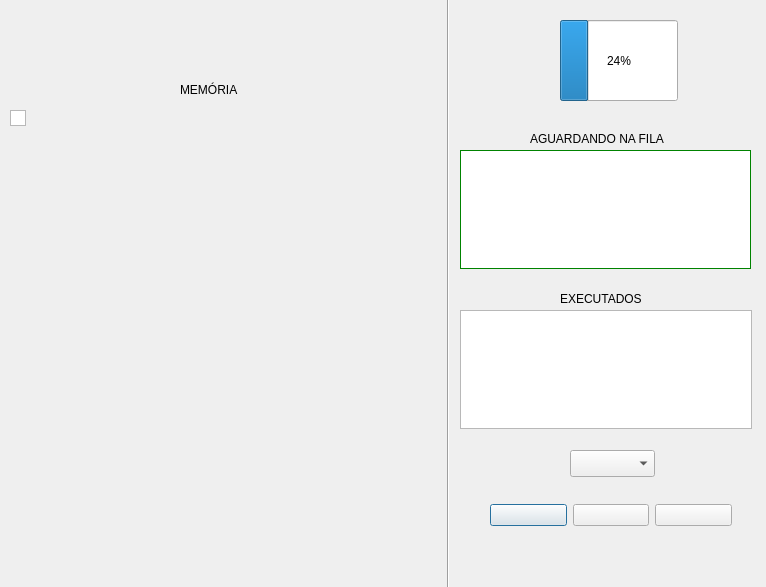
<?xml version="1.0" encoding="UTF-8"?>
<ui version="4.0">
 <class>Dialog</class>
 <widget class="QDialog" name="Dialog">
  <property name="geometry">
   <rect>
    <x>0</x>
    <y>0</y>
    <width>766</width>
    <height>587</height>
   </rect>
  </property>
  <property name="windowTitle">
   <string>Escalonador</string>
  </property>
  <widget class="QTextBrowser" name="texto2">
   <property name="geometry">
    <rect>
     <x>460</x>
     <y>150</y>
     <width>291</width>
     <height>119</height>
    </rect>
   </property>
   <property name="palette">
    <palette>
     <active>
      <colorrole role="WindowText">
       <brush brushstyle="SolidPattern">
        <color alpha="255">
         <red>0</red>
         <green>0</green>
         <blue>0</blue>
        </color>
       </brush>
      </colorrole>
      <colorrole role="Button">
       <brush brushstyle="SolidPattern">
        <color alpha="255">
         <red>0</red>
         <green>170</green>
         <blue>0</blue>
        </color>
       </brush>
      </colorrole>
      <colorrole role="Light">
       <brush brushstyle="SolidPattern">
        <color alpha="255">
         <red>0</red>
         <green>255</green>
         <blue>0</blue>
        </color>
       </brush>
      </colorrole>
      <colorrole role="Midlight">
       <brush brushstyle="SolidPattern">
        <color alpha="255">
         <red>0</red>
         <green>212</green>
         <blue>0</blue>
        </color>
       </brush>
      </colorrole>
      <colorrole role="Dark">
       <brush brushstyle="SolidPattern">
        <color alpha="255">
         <red>0</red>
         <green>85</green>
         <blue>0</blue>
        </color>
       </brush>
      </colorrole>
      <colorrole role="Mid">
       <brush brushstyle="SolidPattern">
        <color alpha="255">
         <red>0</red>
         <green>113</green>
         <blue>0</blue>
        </color>
       </brush>
      </colorrole>
      <colorrole role="Text">
       <brush brushstyle="SolidPattern">
        <color alpha="255">
         <red>0</red>
         <green>0</green>
         <blue>0</blue>
        </color>
       </brush>
      </colorrole>
      <colorrole role="BrightText">
       <brush brushstyle="SolidPattern">
        <color alpha="255">
         <red>255</red>
         <green>255</green>
         <blue>255</blue>
        </color>
       </brush>
      </colorrole>
      <colorrole role="ButtonText">
       <brush brushstyle="SolidPattern">
        <color alpha="255">
         <red>0</red>
         <green>0</green>
         <blue>0</blue>
        </color>
       </brush>
      </colorrole>
      <colorrole role="Base">
       <brush brushstyle="SolidPattern">
        <color alpha="255">
         <red>255</red>
         <green>255</green>
         <blue>255</blue>
        </color>
       </brush>
      </colorrole>
      <colorrole role="Window">
       <brush brushstyle="SolidPattern">
        <color alpha="255">
         <red>0</red>
         <green>170</green>
         <blue>0</blue>
        </color>
       </brush>
      </colorrole>
      <colorrole role="Shadow">
       <brush brushstyle="SolidPattern">
        <color alpha="255">
         <red>0</red>
         <green>0</green>
         <blue>0</blue>
        </color>
       </brush>
      </colorrole>
      <colorrole role="AlternateBase">
       <brush brushstyle="SolidPattern">
        <color alpha="255">
         <red>127</red>
         <green>212</green>
         <blue>127</blue>
        </color>
       </brush>
      </colorrole>
      <colorrole role="ToolTipBase">
       <brush brushstyle="SolidPattern">
        <color alpha="255">
         <red>255</red>
         <green>255</green>
         <blue>220</blue>
        </color>
       </brush>
      </colorrole>
      <colorrole role="ToolTipText">
       <brush brushstyle="SolidPattern">
        <color alpha="255">
         <red>0</red>
         <green>0</green>
         <blue>0</blue>
        </color>
       </brush>
      </colorrole>
     </active>
     <inactive>
      <colorrole role="WindowText">
       <brush brushstyle="SolidPattern">
        <color alpha="255">
         <red>0</red>
         <green>0</green>
         <blue>0</blue>
        </color>
       </brush>
      </colorrole>
      <colorrole role="Button">
       <brush brushstyle="SolidPattern">
        <color alpha="255">
         <red>0</red>
         <green>170</green>
         <blue>0</blue>
        </color>
       </brush>
      </colorrole>
      <colorrole role="Light">
       <brush brushstyle="SolidPattern">
        <color alpha="255">
         <red>0</red>
         <green>255</green>
         <blue>0</blue>
        </color>
       </brush>
      </colorrole>
      <colorrole role="Midlight">
       <brush brushstyle="SolidPattern">
        <color alpha="255">
         <red>0</red>
         <green>212</green>
         <blue>0</blue>
        </color>
       </brush>
      </colorrole>
      <colorrole role="Dark">
       <brush brushstyle="SolidPattern">
        <color alpha="255">
         <red>0</red>
         <green>85</green>
         <blue>0</blue>
        </color>
       </brush>
      </colorrole>
      <colorrole role="Mid">
       <brush brushstyle="SolidPattern">
        <color alpha="255">
         <red>0</red>
         <green>113</green>
         <blue>0</blue>
        </color>
       </brush>
      </colorrole>
      <colorrole role="Text">
       <brush brushstyle="SolidPattern">
        <color alpha="255">
         <red>0</red>
         <green>0</green>
         <blue>0</blue>
        </color>
       </brush>
      </colorrole>
      <colorrole role="BrightText">
       <brush brushstyle="SolidPattern">
        <color alpha="255">
         <red>255</red>
         <green>255</green>
         <blue>255</blue>
        </color>
       </brush>
      </colorrole>
      <colorrole role="ButtonText">
       <brush brushstyle="SolidPattern">
        <color alpha="255">
         <red>0</red>
         <green>0</green>
         <blue>0</blue>
        </color>
       </brush>
      </colorrole>
      <colorrole role="Base">
       <brush brushstyle="SolidPattern">
        <color alpha="255">
         <red>255</red>
         <green>255</green>
         <blue>255</blue>
        </color>
       </brush>
      </colorrole>
      <colorrole role="Window">
       <brush brushstyle="SolidPattern">
        <color alpha="255">
         <red>0</red>
         <green>170</green>
         <blue>0</blue>
        </color>
       </brush>
      </colorrole>
      <colorrole role="Shadow">
       <brush brushstyle="SolidPattern">
        <color alpha="255">
         <red>0</red>
         <green>0</green>
         <blue>0</blue>
        </color>
       </brush>
      </colorrole>
      <colorrole role="AlternateBase">
       <brush brushstyle="SolidPattern">
        <color alpha="255">
         <red>127</red>
         <green>212</green>
         <blue>127</blue>
        </color>
       </brush>
      </colorrole>
      <colorrole role="ToolTipBase">
       <brush brushstyle="SolidPattern">
        <color alpha="255">
         <red>255</red>
         <green>255</green>
         <blue>220</blue>
        </color>
       </brush>
      </colorrole>
      <colorrole role="ToolTipText">
       <brush brushstyle="SolidPattern">
        <color alpha="255">
         <red>0</red>
         <green>0</green>
         <blue>0</blue>
        </color>
       </brush>
      </colorrole>
     </inactive>
     <disabled>
      <colorrole role="WindowText">
       <brush brushstyle="SolidPattern">
        <color alpha="255">
         <red>0</red>
         <green>85</green>
         <blue>0</blue>
        </color>
       </brush>
      </colorrole>
      <colorrole role="Button">
       <brush brushstyle="SolidPattern">
        <color alpha="255">
         <red>0</red>
         <green>170</green>
         <blue>0</blue>
        </color>
       </brush>
      </colorrole>
      <colorrole role="Light">
       <brush brushstyle="SolidPattern">
        <color alpha="255">
         <red>0</red>
         <green>255</green>
         <blue>0</blue>
        </color>
       </brush>
      </colorrole>
      <colorrole role="Midlight">
       <brush brushstyle="SolidPattern">
        <color alpha="255">
         <red>0</red>
         <green>212</green>
         <blue>0</blue>
        </color>
       </brush>
      </colorrole>
      <colorrole role="Dark">
       <brush brushstyle="SolidPattern">
        <color alpha="255">
         <red>0</red>
         <green>85</green>
         <blue>0</blue>
        </color>
       </brush>
      </colorrole>
      <colorrole role="Mid">
       <brush brushstyle="SolidPattern">
        <color alpha="255">
         <red>0</red>
         <green>113</green>
         <blue>0</blue>
        </color>
       </brush>
      </colorrole>
      <colorrole role="Text">
       <brush brushstyle="SolidPattern">
        <color alpha="255">
         <red>0</red>
         <green>85</green>
         <blue>0</blue>
        </color>
       </brush>
      </colorrole>
      <colorrole role="BrightText">
       <brush brushstyle="SolidPattern">
        <color alpha="255">
         <red>255</red>
         <green>255</green>
         <blue>255</blue>
        </color>
       </brush>
      </colorrole>
      <colorrole role="ButtonText">
       <brush brushstyle="SolidPattern">
        <color alpha="255">
         <red>0</red>
         <green>85</green>
         <blue>0</blue>
        </color>
       </brush>
      </colorrole>
      <colorrole role="Base">
       <brush brushstyle="SolidPattern">
        <color alpha="255">
         <red>0</red>
         <green>170</green>
         <blue>0</blue>
        </color>
       </brush>
      </colorrole>
      <colorrole role="Window">
       <brush brushstyle="SolidPattern">
        <color alpha="255">
         <red>0</red>
         <green>170</green>
         <blue>0</blue>
        </color>
       </brush>
      </colorrole>
      <colorrole role="Shadow">
       <brush brushstyle="SolidPattern">
        <color alpha="255">
         <red>0</red>
         <green>0</green>
         <blue>0</blue>
        </color>
       </brush>
      </colorrole>
      <colorrole role="AlternateBase">
       <brush brushstyle="SolidPattern">
        <color alpha="255">
         <red>0</red>
         <green>170</green>
         <blue>0</blue>
        </color>
       </brush>
      </colorrole>
      <colorrole role="ToolTipBase">
       <brush brushstyle="SolidPattern">
        <color alpha="255">
         <red>255</red>
         <green>255</green>
         <blue>220</blue>
        </color>
       </brush>
      </colorrole>
      <colorrole role="ToolTipText">
       <brush brushstyle="SolidPattern">
        <color alpha="255">
         <red>0</red>
         <green>0</green>
         <blue>0</blue>
        </color>
       </brush>
      </colorrole>
     </disabled>
    </palette>
   </property>
   <property name="mouseTracking">
    <bool>false</bool>
   </property>
  </widget>
  <widget class="QTextBrowser" name="texto1">
   <property name="geometry">
    <rect>
     <x>460</x>
     <y>310</y>
     <width>292</width>
     <height>119</height>
    </rect>
   </property>
  </widget>
  <widget class="QLabel" name="label_2">
   <property name="geometry">
    <rect>
     <x>560</x>
     <y>290</y>
     <width>111</width>
     <height>17</height>
    </rect>
   </property>
   <property name="text">
    <string>EXECUTADOS</string>
   </property>
  </widget>
  <widget class="QLabel" name="label_3">
   <property name="geometry">
    <rect>
     <x>530</x>
     <y>130</y>
     <width>171</width>
     <height>17</height>
    </rect>
   </property>
   <property name="text">
    <string>AGUARDANDO NA FILA</string>
   </property>
  </widget>
  <widget class="QProgressBar" name="progressBar">
   <property name="geometry">
    <rect>
     <x>560</x>
     <y>20</y>
     <width>118</width>
     <height>81</height>
    </rect>
   </property>
   <property name="value">
    <number>24</number>
   </property>
  </widget>
  <widget class="QWidget" name="horizontalLayoutWidget">
   <property name="geometry">
    <rect>
     <x>490</x>
     <y>490</y>
     <width>242</width>
     <height>51</height>
    </rect>
   </property>
   <layout class="QHBoxLayout" name="horizontalLayout">
    <item>
     <widget class="QPushButton" name="pushButton_3">
      <property name="text">
       <string/>
      </property>
     </widget>
    </item>
    <item>
     <widget class="QPushButton" name="pushButton_2">
      <property name="text">
       <string/>
      </property>
     </widget>
    </item>
    <item>
     <widget class="QPushButton" name="pushButton">
      <property name="text">
       <string/>
      </property>
     </widget>
    </item>
   </layout>
  </widget>
  <widget class="QComboBox" name="comboBox">
   <property name="geometry">
    <rect>
     <x>570</x>
     <y>450</y>
     <width>85</width>
     <height>27</height>
    </rect>
   </property>
  </widget>
  <widget class="QLabel" name="label">
   <property name="geometry">
    <rect>
     <x>180</x>
     <y>80</y>
     <width>161</width>
     <height>20</height>
    </rect>
   </property>
   <property name="text">
    <string>MEMÓRIA</string>
   </property>
  </widget>
  <widget class="Line" name="line">
   <property name="geometry">
    <rect>
     <x>440</x>
     <y>-170</y>
     <width>16</width>
     <height>1081</height>
    </rect>
   </property>
   <property name="orientation">
    <enum>Qt::Vertical</enum>
   </property>
  </widget>
  <widget class="QGraphicsView" name="gv">
   <property name="geometry">
    <rect>
     <x>10</x>
     <y>110</y>
     <width>16</width>
     <height>16</height>
    </rect>
   </property>
  </widget>
 </widget>
 <resources/>
 <connections/>
</ui>
